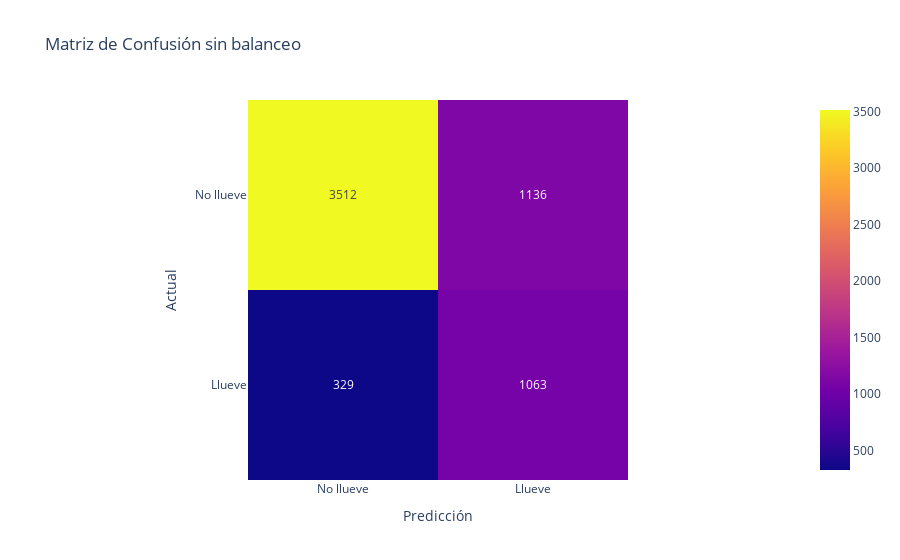

Notebook code cell kept with this figure:
### Code cell
mostrar_resultados(y_test,pred_y, 'Matriz de Confusión sin balanceo')

### Figure 1 — Plotly figure (JSON) as saved in the notebook; plotly's stock layout.template omitted (floating-point values rounded to 4 significant figures)
{"data": [{"coloraxis": "coloraxis", "hovertemplate": "Predicción: %{x}<br>Actual: %{y}<br>color: %{z}<extra></extra>", "name": "0", "texttemplate": "%{z}", "type": "heatmap", "x": ["No llueve", "Llueve"], "xaxis": "x", "y": ["No llueve", "Llueve"], "yaxis": "y", "z": [[3512, 1136], [329, 1063]]}], "layout": {"coloraxis": {"colorscale": [[0, "#0d0887"], [0.1111, "#46039f"], [0.2222, "#7201a8"], [0.3333, "#9c179e"], [0.4444, "#bd3786"], [0.5556, "#d8576b"], [0.6667, "#ed7953"], [0.7778, "#fb9f3a"], [0.8889, "#fdca26"], [1, "#f0f921"]]}, "title": {"text": "Matriz de Confusión sin balanceo"}, "xaxis": {"anchor": "y", "constrain": "domain", "domain": [0, 1], "scaleanchor": "y", "title": {"text": "Predicción"}}, "yaxis": {"anchor": "x", "autorange": "reversed", "constrain": "domain", "domain": [0, 1], "title": {"text": "Actual"}}}}
